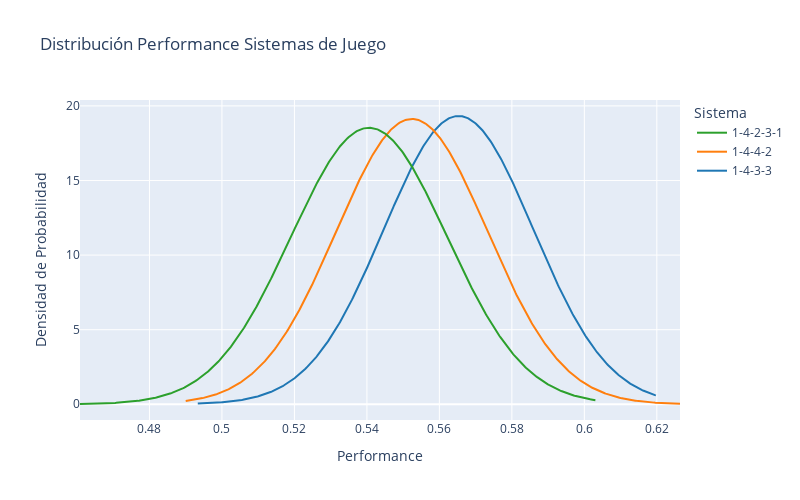

Write notebook code for a chart like this one.
### Code cell
group_labels = list(mean_preformance_storage.keys())
hist_data = [x for x in mean_preformance_storage.values()]

# Create distplot with custom bin_size
fig = ff.create_distplot(hist_data, group_labels, show_rug=False, curve_type='normal', show_hist=False)


fig.update_layout(
    autosize=False,
    width=800,
    height=500,
    title=f"Distribución Performance Sistemas de Juego",
    xaxis_title="Performance",
    yaxis_title="Densidad de Probabilidad",
    legend_title="Sistema"
)


fig.show()

### Figure 1 — Plotly figure (JSON) as saved in the notebook; plotly's stock layout.template omitted (floating-point values rounded to 4 significant figures; data arrays with more than 128 entries replaced by an {"elided": "..."} marker saying what was removed)
{"data": [{"legendgroup": "1-4-3-3", "marker": {"color": "rgb(31, 119, 180)"}, "mode": "lines", "name": "1-4-3-3", "showlegend": true, "type": "scatter", "x": {"elided": "500 float values"}, "xaxis": "x", "y": {"elided": "500 float values"}, "yaxis": "y"}, {"legendgroup": "1-4-4-2", "marker": {"color": "rgb(255, 127, 14)"}, "mode": "lines", "name": "1-4-4-2", "showlegend": true, "type": "scatter", "x": {"elided": "500 float values"}, "xaxis": "x", "y": {"elided": "500 float values"}, "yaxis": "y"}, {"legendgroup": "1-4-2-3-1", "marker": {"color": "rgb(44, 160, 44)"}, "mode": "lines", "name": "1-4-2-3-1", "showlegend": true, "type": "scatter", "x": {"elided": "500 float values"}, "xaxis": "x", "y": {"elided": "500 float values"}, "yaxis": "y"}], "layout": {"autosize": false, "barmode": "overlay", "height": 500, "hovermode": "closest", "legend": {"title": {"text": "Sistema"}, "traceorder": "reversed"}, "title": {"text": "Distribución Performance Sistemas de Juego"}, "width": 800, "xaxis": {"anchor": "y2", "domain": [0, 1], "title": {"text": "Performance"}, "zeroline": false}, "yaxis": {"anchor": "free", "domain": [0, 1], "position": 0, "title": {"text": "Densidad de Probabilidad"}}}}
